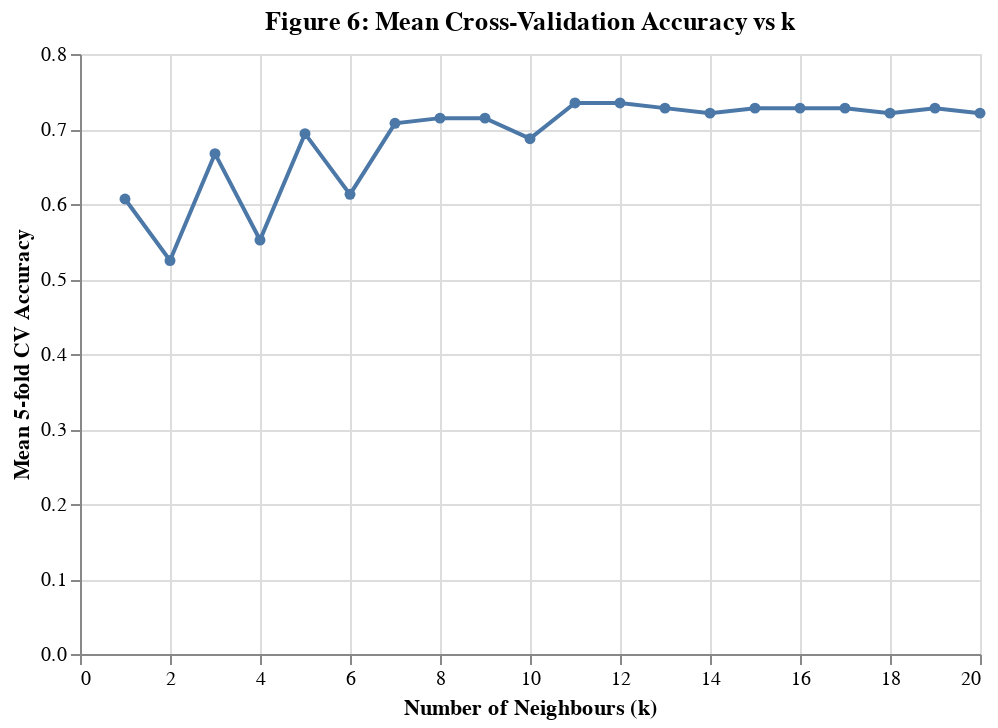

The notebook cell this image was saved under:
### Code cell
# Put k and mean accuracy together in one table
cv_results = pd.DataFrame({
    "k": list(k_values),
    "mean_accuracy": cv_scores
})
# Line + points plot of mean accuracy for each k
knn_cv_plot = (
    alt.Chart(cv_results)
    .mark_line(point=True)                     
    .encode(
        x=alt.X("k:Q",
                title="Number of Neighbours (k)"),
        y=alt.Y("mean_accuracy:Q",
                title="Mean 5-fold CV Accuracy"),
        tooltip=[
            alt.Tooltip("k:Q", title="k"),
            alt.Tooltip("mean_accuracy:Q",
                        title="Mean Accuracy",
                        format=".3f")
        ]
    )
    .properties(
        title="Figure 6: Mean Cross-Validation Accuracy vs k",
        width=450,
        height=300
    )
)

knn_cv_plot

### Figure 1 — Vega-Lite specification as saved in the notebook (floating-point values rounded to 4 significant figures)
{"config": {"view": {"continuousWidth": 300, "continuousHeight": 300}}, "data": {"name": "data-1588a98165d66c6c03dd4c59e24186c0"}, "mark": {"type": "line", "point": true}, "encoding": {"tooltip": [{"field": "k", "title": "k", "type": "quantitative"}, {"field": "mean_accuracy", "format": ".3f", "title": "Mean Accuracy", "type": "quantitative"}], "x": {"field": "k", "title": "Number of Neighbours (k)", "type": "quantitative"}, "y": {"field": "mean_accuracy", "title": "Mean 5-fold CV Accuracy", "type": "quantitative"}}, "height": 300, "title": "Figure 6: Mean Cross-Validation Accuracy vs k", "width": 450, "$schema": "https://vega.github.io/schema/vega-lite/v5.20.1.json", "datasets": {"data-1588a98165d66c6c03dd4c59e24186c0": [{"k": 1, "mean_accuracy": 0.6067}, {"k": 2, "mean_accuracy": 0.5246}, {"k": 3, "mean_accuracy": 0.6671}, {"k": 4, "mean_accuracy": 0.552}, {"k": 5, "mean_accuracy": 0.6938}, {"k": 6, "mean_accuracy": 0.6129}, {"k": 7, "mean_accuracy": 0.7076}, {"k": 8, "mean_accuracy": 0.7145}, {"k": 9, "mean_accuracy": 0.7145}, {"k": 10, "mean_accuracy": 0.6871}, {"k": 11, "mean_accuracy": 0.7347}, {"k": 12, "mean_accuracy": 0.7347}, {"k": 13, "mean_accuracy": 0.7278}, {"k": 14, "mean_accuracy": 0.7211}, {"k": 15, "mean_accuracy": 0.7278}, {"k": 16, "mean_accuracy": 0.7278}, {"k": 17, "mean_accuracy": 0.7278}, {"k": 18, "mean_accuracy": 0.7211}, {"k": 19, "mean_accuracy": 0.7278}, {"k": 20, "mean_accuracy": 0.7211}]}}
